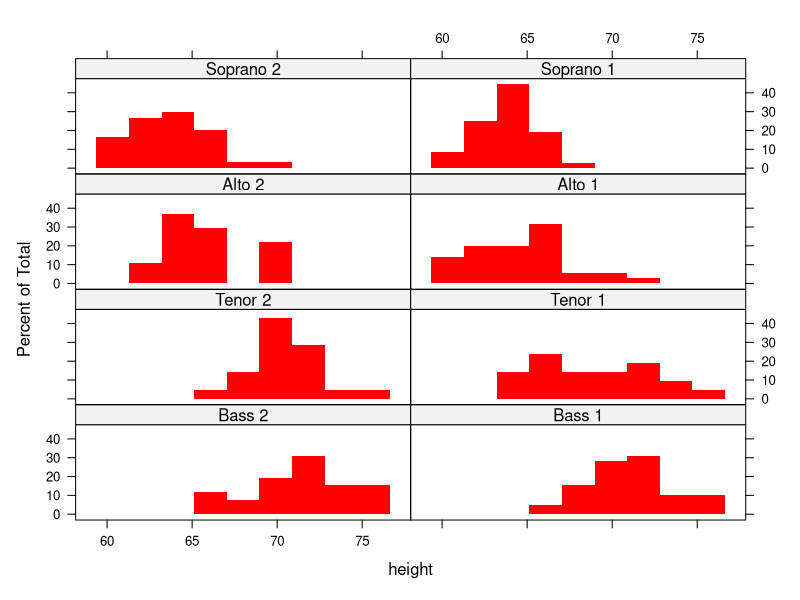
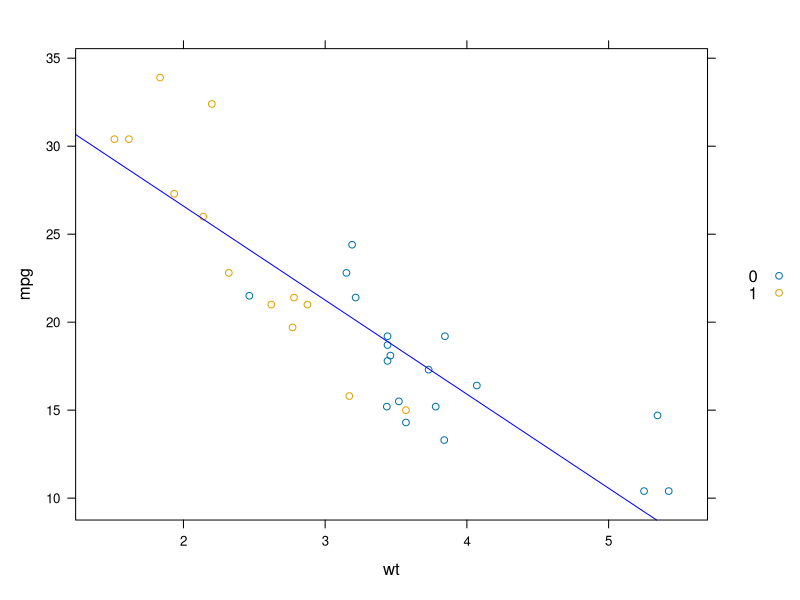

The R source for these figures, in order:
## ---- chunk 1
library(lattice)
histogram(~height|voice.part, data=singer,layout=c(2,4),border="transparent",col='red')
## ---- chunk 2
mypanel <- function(x,y,groups=groups,...) {
  panel.xyplot(x,y,groups=groups,...)
  panel.lmline(x,y,col="blue")
  auto.key=T
}

xyplot(mpg~wt,data=mtcars,groups=factor(am),panel=mypanel,auto.key=T)
